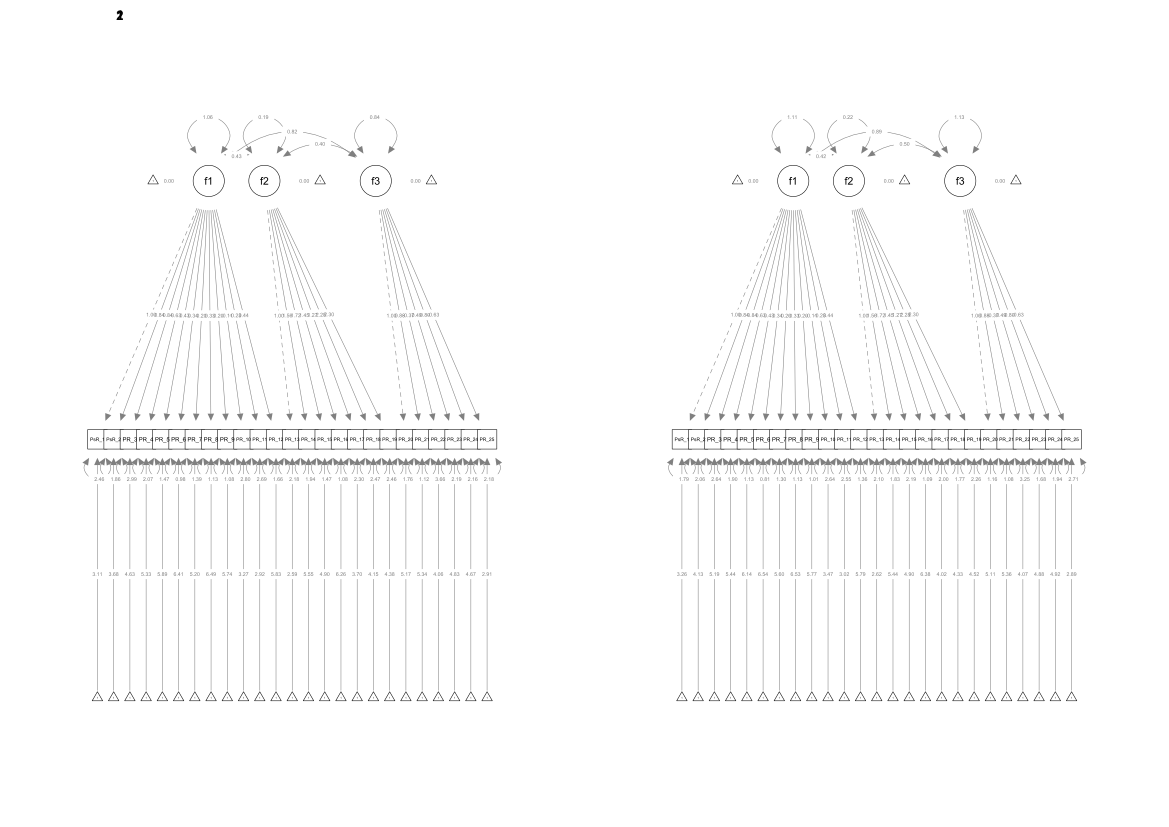

Write the R code that produced this figure.
rm(list=ls())
library(lavaan)
library(psych)
library(semTools)
library(semPlot)

# load data
# experiment 2 timepoint 1
df1 <- read.csv("exp2part1.csv", sep = ";")

# experiment 2 timepoint 2
df2 <- read.csv("exp2part2.csv", sep = ";")

# delete variables that do not occur in both datasets
df1 <- subset(df1[,1:26])
  
# create group variable in both datasets
df1[,27] <- 1
df2[,27] <- 2
df <- rbind(df1,df2);df

# make a model
model <- ' f1 =~ PassiveRis_1 + PassiveRis_2 + PassiveRis_3 + PassiveRis_4 + 
                  PassiveRis_5 + PassiveRis_6 + PassiveRis_7 + PassiveRis_8 +
                  PassiveRis_9 + PassiveRis_10 + PassiveRis_11 + PassiveRis_12
                  
           f2 =~ PassiveRis_13 + PassiveRis_14 + PassiveRis_15 + PassiveRis_16 +
                 PassiveRis_17 + PassiveRis_18 + PassiveRis_19 
                 
           f3 =~ PassiveRis_20 + PassiveRis_21 + PassiveRis_22 + PassiveRis_23 +
                  PassiveRis_24 + PassiveRis_25

           f1 ~~ 0*f2
           f1 ~~ 0*f3
           f2 ~~ 0*f3'

# measurement invariance check with function in semTools
measurementInvariance(model = model, data = df, group = "V27")

# measurement invariance check by restricting step by step
config <- cfa(model, data=df, group="V27") 
summary(config, fit.measures=T)

weak <- cfa(model, data=df, group="V27", group.equal="loadings") 
summary(weak, fit.measures=T)

strong<- cfa(model, data=df, group="V27", group.equal = c("loadings", "intercepts")) 
summary(strong, fit.measures=T)

strict<- cfa(model, data=df, group="V27", group.equal = c("loadings", "intercepts", "residuals")) 
summary(strict, fit.measures=T)

anova(config,weak,strong,strict)

fitmeasures(config,c("rmsea","cfi","tli"))
fitmeasures(weak,c("rmsea","cfi","tli"))
fitmeasures(strong,c("rmsea","cfi","tli"))
fitmeasures(strict,c("rmsea","cfi","tli"))

layout(t(1:2))
semPaths(config)
semPaths(weak, "mod", "est")
semPaths(strong)
semPaths(strict)
